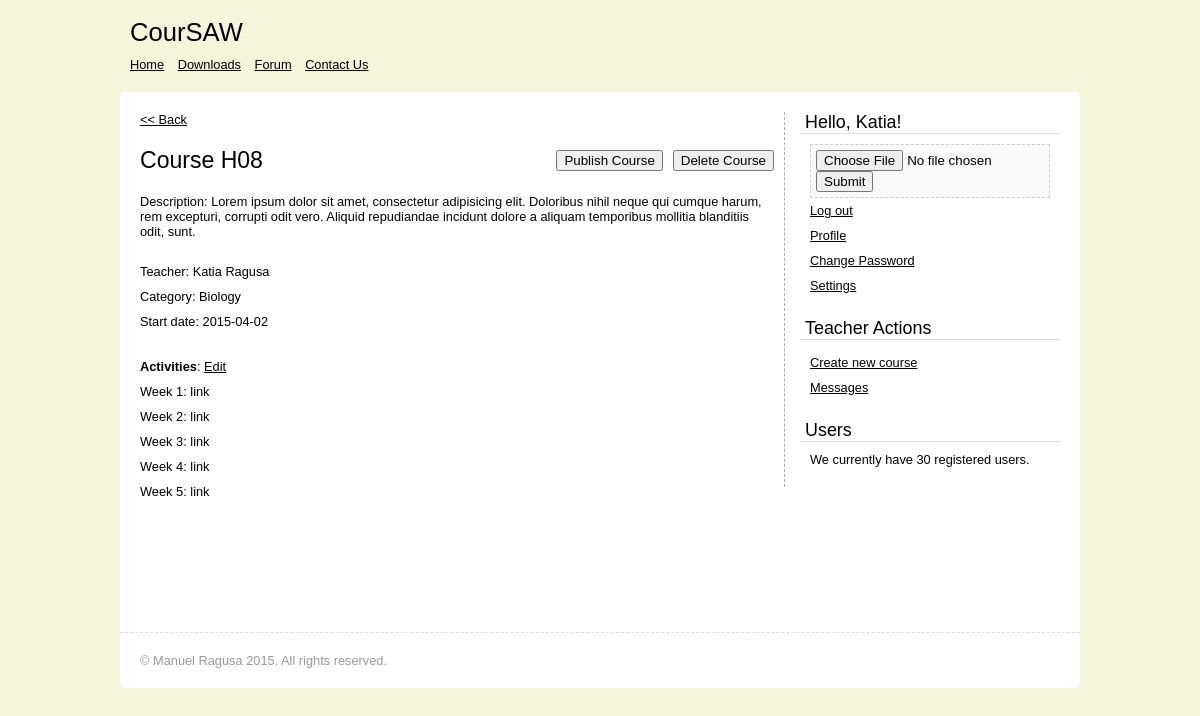
Page /course.php?course_id=8 (signed in) on the committed database.
### tables this page shows
CREATE TABLE users (
    user_id INT NOT NULL AUTO_INCREMENT PRIMARY KEY,
    username VARCHAR(32) NOT NULL,
    password VARCHAR(128) NOT NULL,
    first_name VARCHAR(32) NOT NULL,
    last_name VARCHAR(32) NOT NULL,
    email VARCHAR(1024) NOT NULL,
    active INT NOT NULL DEFAULT 1,
    teacher INT NOT NULL DEFAULT 0,
    profile VARCHAR(55) NOT NULL
);

CREATE TABLE courses (
	course_id INT NOT NULL AUTO_INCREMENT PRIMARY KEY,
	title VARCHAR(100) NOT NULL,
	description TEXT NOT NULL,
	category INT NOT NULL,
	start_date DATE NOT NULL,
	duration INT NOT NULL,
	creator INT NOT NULL,
	visible INT NOT NULL DEFAULT 0
);

CREATE TABLE categories (
	category_id INT NOT NULL AUTO_INCREMENT PRIMARY KEY,
	name VARCHAR(30) NOT NULL
);

CREATE TABLE activities (
	course_id INT NOT NULL,
	week INT NOT NULL,
	link VARCHAR(50) NOT NULL,
	PRIMARY KEY (course_id, week),
	FOREIGN KEY (course_id) REFERENCES courses(course_id) ON DELETE CASCADE
);

### core/functions/users.php (called while the page is built, shortened)
<?php
function user_count() {
	global $mysqli;
	$stmt = $mysqli->prepare("SELECT COUNT(user_id) FROM users WHERE active = 1");
	$stmt->execute();
	$stmt->bind_result($count);
	return $count;
}
function user_data($user_id) {
	global $mysqli;
	$user_id = (int)$user_id;
	$func_num_args = func_num_args();
	$func_get_args = func_get_args();
	if ($func_num_args > 0) {
		unset($func_get_args[0]);
		$fields = implode(', ', $func_get_args);
		$query = "SELECT " . $fields . " FROM users WHERE user_id = ?";
		$stmt = $mysqli->prepare($query);
		$stmt->bind_param('i', $user_id);
		$stmt->execute();
		$data = $stmt->get_result()->fetch_assoc();
		return $data;
	}
}
function logged_in() {
	return (isset($_SESSION['user_id'])) ? true : false;
}
function user_teacher($user_id) {
	global $mysqli;
	$stmt = $mysqli->prepare("SELECT COUNT(user_id) FROM users WHERE user_id = ? AND teacher = 1");
	$stmt->bind_param('i', $user_id);
	$stmt->execute();
	$stmt->bind_result($count);
	return ($count == 1) ? true : false;
}
function user_active($username) {
	global $mysqli;
	$username = sanitize($username);
	$stmt = $mysqli->prepare("SELECT COUNT(user_id) FROM users WHERE username = ? AND active = 1");
	$stmt->bind_param('s', $username);
	$stmt->execute();
	$stmt->bind_result($count);
	return ($count == 1) ? true : false;
}
?>

### core/init.php (called while the page is built, shortened)
<?php
require 'database/connect.php';
require 'functions/general.php';
require 'functions/users.php';
require 'functions/courses.php';
if (logged_in() === true) {
	$session_user_id = $_SESSION['user_id'];
	$user_data = user_data($session_user_id, 'user_id', 'username', 'password', 'first_name', 'last_name', 'email', 'profile', 'teacher');
	if (user_active($user_data['username']) === false) {
		session_destroy();
		header('Location: index.php');
		exit();
	}
}
?>

### core/functions/general.php (called while the page is built, shortened)
<?php
function sanitize($data) {
	global $mysqli;
	return htmlentities(strip_tags(mysqli_real_escape_string($mysqli, $data)));
}
?>

### course.php (the view, shortened to what this page needs)
<?php
include 'core/init.php';
include 'includes/overall/header.php';
?>
<div class="course">
	<?php
	if (isset($_GET['course_id']) === true && empty($_GET['course_id']) === false) {
		$course_id = $_GET['course_id'];
		if (course_exists($course_id) === true) {
			$course_data = course_data($course_id, 'title', 'description', 'category', 'start_date', 'duration', 'creator', 'visible');
			$teacher_data = user_data($course_data['creator'], 'username', 'first_name', 'last_name');
			if (user_teacher($user_data['user_id']) === true && $user_data['user_id'] === $course_data['creator']) {
				$is_creator = true;
			} else {
				$is_creator = false;
			}
			?>
			<p>
				<a href="index.php">&lt;&lt; Back</a>
			</p>
			<h1 class="coursetitle"><?php echo $course_data['title']; ?></h1>
			<?php
			if ($is_creator === true) {
				echo '<button onclick="delete_confirm()">Delete Course</button>';
				if ($course_data['visible'] == true) {
					echo ' <button onclick="delete_confirm()">Hide Course</button>';
				} else {
					echo ' <button onclick="delete_confirm()">Publish Course</button>';
				}
			}
			?>
			<br />
			<p>Description: <?php echo $course_data['description']; ?></p>
			<ul>
				<li>Teacher: <?php echo $teacher_data['first_name'], ' ', $teacher_data['last_name']; ?></li>
				<li>Category: <?php echo category_name_from_id($course_data['category']); ?></li>
				<li>Start date: <?php echo $course_data['start_date']; ?></li>
			</ul>
			<p>
				<ul>
					<li>
						<b>Activities</b>:
						<?php
						if ($is_creator === true) {
							echo ' <a href="editactivities.php?course_id=' . $course_id . '">Edit</a>';
						}
						?>
					</li>
					<?php echo list_activities($course_id); ?>
				</ul>
			</p>
			<?php
		} else {
			echo 'Sorry, that course doesn\'t exist.';
		}
	} else {
		header('Location: index.php');
		exit();
	}
	?>
</div>
<?php include 'includes/overall/footer.php'; ?>

### includes/overall/header.php
<!DOCTYPE html>
<html>
<?php include 'includes/head.php'; ?>
<body>
	<?php include 'includes/header.php'; ?>
	<div id="container">
		<?php include 'includes/aside.php'; ?>

### includes/head.php (shortened to what this page needs)
<head>
	<link rel="stylesheet" href="css/screen.css">
</head>

### includes/header.php (shortened to what this page needs)
<header>
	<h1 class="logo">CourSAW</h1>
	<?php include 'includes/menu.php'; ?>
</header>

### includes/menu.php
<nav>
	<ul>
		<li><a href="index.php">Home</a></li>
		<li><a href="downloads.php">Downloads</a></li>
		<li><a href="forum.php">Forum</a></li>
		<li><a href="contact.php">Contact Us</a></li>
	</ul>
</nav>

### includes/aside.php
<aside>
	<?php
	if (logged_in() === true) {
		include 'includes/widgets/loggedin.php';
		if(user_teacher($user_data['user_id']) === true) {
			include 'includes/widgets/teacher.php';
		} else {
			include 'includes/widgets/student.php';
		}
	} else {
		include 'includes/widgets/login.php';
	}
	include 'includes/widgets/user_count.php';
	?>
</aside>

### includes/widgets/loggedin.php (shortened to what this page needs)
<div class="widget">
	<h2>Hello, <?php echo $user_data['first_name']; ?>!</h2>
	<div class="inner">
		<div class="profile">
			<form action="" method="POST" enctype="multipart/form-data">
				<input type="file" name="profile"> <input type="submit">
			</form>
		</div>
		<ul>
			<li>
				<a href="logout.php">Log out</a>
			</li>
			<li>
				<a href="<?php echo $user_data['username']; ?>">Profile</a>
			</li>
			<li>
				<a href="changepassword.php">Change Password</a>
			</li>
			<li>
				<a href="settings.php">Settings</a>
			</li>
		</ul>
	</div>
</div>

### includes/widgets/teacher.php
<div class="widget">
	<h2>Teacher Actions</h2>
	<div class="inner">
		<ul>
			<li>
				<a href="createcourse.php">Create new course</a>
			</li>
			<li>
				<a href="">Messages</a>
			</li>
		</ul>
	</div>
</div>

### includes/widgets/user_count.php
<div class="widget">
	<h2>Users</h2>
	<div class="inner">
		<?php
			$user_count = user_count();
			$suffix = ($user_count != 1) ? 's' : '';
		?>
		We currently have <?php echo user_count(); ?> registered user<?php echo $suffix; ?>.
	</div>
</div>

### core/functions/courses.php (shortened to what this page needs)
<?php
function list_activities($course_id) {
	$list = array();
	$activities = get_activities($course_id);
	foreach ($activities as $data) {
		$list[] = '<li>Week ' . $data[0] . ': ' . $data[1] . '</li>';
	}
	return implode('', $list);
}
function get_activities($course_id) {
	global $mysqli;
	$activities = array();
	$stmt = $mysqli->prepare("SELECT week, link FROM activities WHERE course_id = ? ORDER BY week");
	$stmt->bind_param('i', $course_id);
	$stmt->execute();
	$result = $stmt->get_result();
	while ($data = $result->fetch_array(MYSQLI_NUM)) {
		$activities[] = $data;
	}
	return $activities;
}
function category_name_from_id($category_id) {
	global $mysqli;
	$stmt = $mysqli->prepare("SELECT name FROM categories WHERE category_id = ?");
	$stmt->bind_param('i', $category_id);
	$stmt->execute();
	$stmt->bind_result($name);
	return $name;
}
function course_exists($course_id) {
	global $mysqli;
	$stmt = $mysqli->prepare("SELECT COUNT(course_id) FROM courses WHERE course_id = ?");
	$stmt->bind_param('i', $course_id);
	$stmt->execute();
	$stmt->bind_result($count);
	return ($count == 1) ? true : false;
}
function course_data($course_id) {
	global $mysqli;
	$course_id = (int)$course_id;
	$func_num_args = func_num_args();
	$func_get_args = func_get_args();
	if ($func_num_args > 0) {
		unset($func_get_args[0]);
		$fields = implode(', ', $func_get_args);
		$query = "SELECT " . $fields . " FROM courses WHERE course_id = ?";
		$stmt = $mysqli->prepare($query);
		$stmt->bind_param('i', $course_id);
		$stmt->execute();
		$data = $stmt->get_result()->fetch_assoc();
		return $data;
	}
}
?>

### includes/overall/footer.php
	</div>
	<?php include 'includes/footer.php'; ?>
</body>
</html>

### includes/footer.php
<footer>
	&copy; Manuel Ragusa 2015. All rights reserved.
</footer>

### css/screen.css (style rules this page uses)
ul { padding: 0; margin: 0 0 20px 0; list-style: none; }
h1, h2 { padding: 0; margin: 0 0 20px 0; font-weight: normal; }
p { padding: 0; margin: 0 0 20px 0; }
a:link, a:visited { text-decoration: underline; color: #000; }
ul li { padding: 5px 0; }
h1 { font-size: 1.8em; }
h2 { font-size: 1.4em; }
.logo { font: 2em Arial; margin: 0 0 10px 0; padding: 0; width: 200px; }
body { background: #F5F5DC; font-family: Arial; font-size: 0.8em; }
#container, footer { background: #fff; width: 920px; margin: 0 auto; padding: 20px; }
header { width: 940px; padding: 10px; margin: 0 auto 10px auto; }
#container { min-height: 500px; border-radius: 5px 5px 0 0; }
footer { border-radius: 0 0 5px 5px; }
.course h1 { display: inline-block; }
.course button { margin: 3px 0px 0px 10px; vertical-align: top; float: right; }
.widget { margin-bottom: 20px; }
.widget h2 { margin: 0 0 10px 0; padding: 0 5px; font-weight: normal; border-bottom: 1px solid #ddd; }
.widget .inner { margin: 0 10px; }
nav { float: left; }
nav ul { margin: 0; }
nav ul li { display: inline; margin-right: 10px; }
nav ul li a { text-decoration: none; }
aside { width: 260px; float: right; border-left: 1px dashed #aaa; padding-left: 15px; margin-left: 10px; }
.profile { background: #f9f9f9; border: 1px dashed #ccc; padding: 5px; }
footer { border-top: 1px dashed #ddd; color: #999; }

### rows in the picture
users: first_name "Katia", last_name "Ragusa"
courses: title "Course H08", description "Lorem ipsum dolor sit amet, consectetur adipisicing elit. Doloribus nihil neque qui cumque harum, rem excepturi, corrupti odit vero. Aliquid repudiandae incidunt dolore a aliquam temporibus mollitia blanditiis odit, sunt.", category.name "Biology", start_date "2015-04-02"
activities: week "1", link "link"
activities: week "2", link "link"
activities: week "3", link "link"
activities: week "4", link "link"
activities: week "5", link "link"

### other values in the picture
user_count() "30"
$suffix "s"
